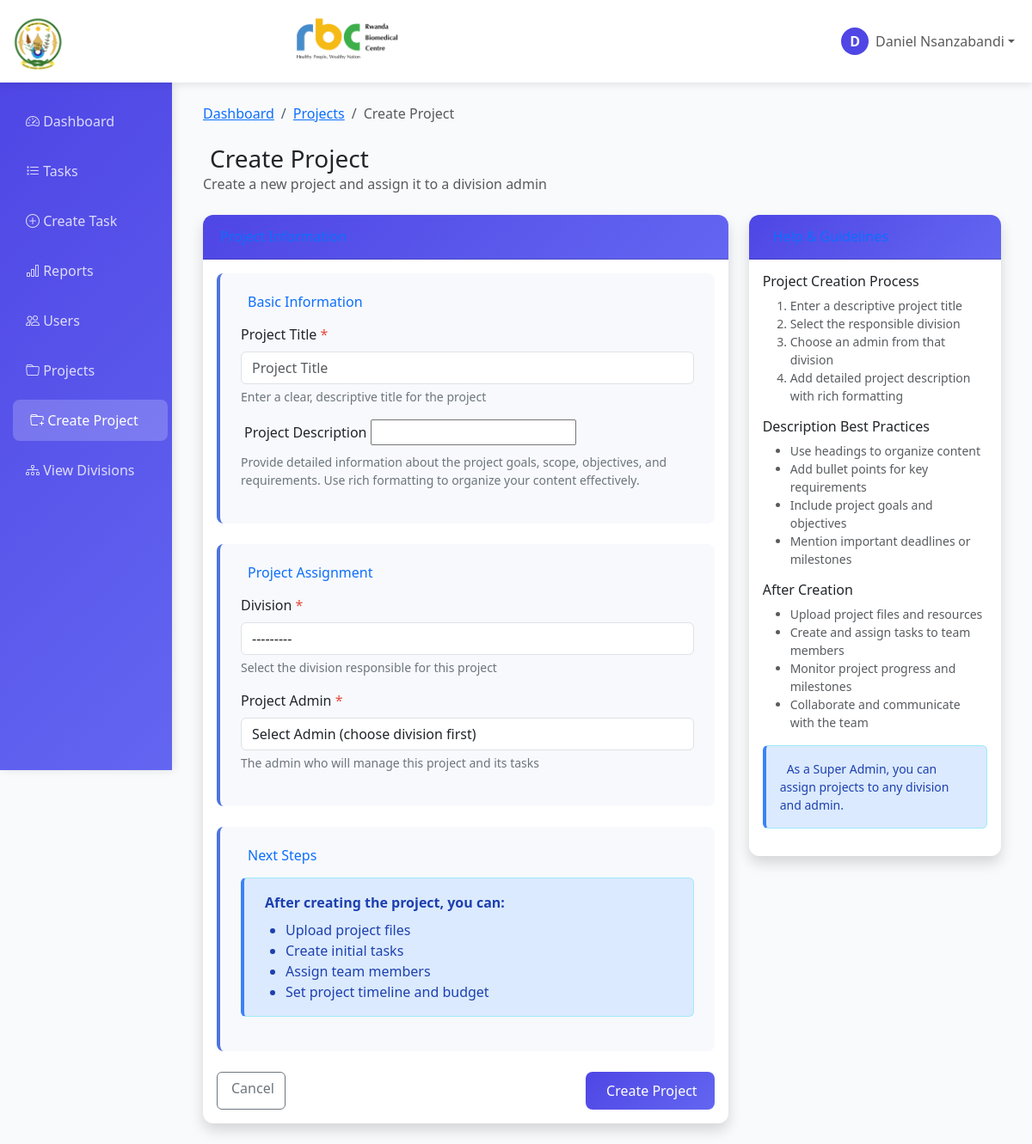
Screenshot of /projects/create/ (signed in) with the database file from the repository.
### tasks/models.py (models this page shows, shortened)
class User(AbstractUser):
    ROLE_CHOICES = [
        ('user', 'User'),
        ('admin', 'Admin'),
        ('super_admin', 'Super Admin'),
    ]
    division = models.ForeignKey(Division, on_delete=models.SET_NULL, null=True, blank=True)
    role = models.CharField(max_length=20, choices=ROLE_CHOICES, default='user')
    phone = models.CharField(max_length=20, blank=True)
    profile_picture = models.ImageField(
        upload_to='profiles/',
        blank=True,
        null=True,
        validators=[FileExtensionValidator(allowed_extensions=['jpg', 'jpeg', 'png'])]
    )
    employee_id = models.CharField(max_length=20, unique=True, null=True, blank=True)
    job_title = models.CharField(max_length=100, blank=True)
    date_joined = models.DateTimeField(auto_now_add=True)
    last_login_ip = models.GenericIPAddressField(null=True, blank=True)
    is_active = models.BooleanField(default=False)  # Requires admin approval
    created_at = models.DateTimeField(auto_now_add=True)
    updated_at = models.DateTimeField(auto_now=True)
    def __str__(self):
        return f"{self.username} ({self.get_full_name()})"
    def is_admin(self):
        return self.role in ['admin', 'super_admin']
    def is_super_admin(self):
        return self.role == 'super_admin'
    class Meta:
        ordering = ['username']
        indexes = [
            models.Index(fields=['role', 'is_active']),
            models.Index(fields=['division', 'role']),
        ]

### tasks/views.py (the view)
# urls.py: path('projects/create/', views.project_create, name='project_create'),
@login_required
def project_create(request):
    if not request.user.is_super_admin():
        messages.error(request, "You do not have permission to create projects.")
        return redirect("project_list")
    if request.method == "POST":
        try:
            form = ProjectForm(request.POST, user=request.user)
            if form.is_valid():
                project = form.save(commit=False)
                project.created_by = request.user
                project.save()
                messages.success(request, f"Project '{project.title}' created successfully!")
                return redirect("project_detail", project_id=project.id)
            else:
                for field_name, field_errors in form.errors.items():
                    for error in field_errors:
                        if field_name == '__all__':
                            messages.error(request, f"Form error: {error}")
                        else:
                            field_label = form.fields.get(field_name, {}).label or field_name
                            messages.error(request, f"{field_label}: {error}")
        except Exception as e:
            messages.error(request, f"Error creating project: {str(e)}")
    else:
        form = ProjectForm(user=request.user)
    return render(request, "tasks/project_form.html", {
        "form": form,
        "title": "Create Project"
    })

### tasks/models.py (called while the page is built)
    def __str__(self):
        if self.code and self.code.strip():
            return f"{self.name} ({self.code})"
        return self.name

### templates/tasks/project_form.html (shortened to what this page needs)
{% extends 'base.html' %}
{% load static %}
{% block content %}
<div class="container-fluid">
    <nav aria-label="breadcrumb" class="mb-4">
        <ol class="breadcrumb">
            <li class="breadcrumb-item">
                <a href="{% url 'dashboard' %}">Dashboard</a>
            </li>
            <li class="breadcrumb-item">
                <a href="{% url 'project_list' %}">Projects</a>
            </li>
            <li class="breadcrumb-item active">{{ title|default:"Create Project" }}</li>
        </ol>
    </nav>
    <div class="row mb-4">
        <div class="col-12">
            <h2 class="h3 mb-0 text-gray-800">
                {{ title|default:"Create Project" }}
            </h2>
            <p class="text-muted mb-0">
                {% if project %}
                    Update project details and assignment
                {% else %}
                    Create a new project and assign it to a division admin
                {% endif %}
            </p>
        </div>
    </div>
    <div class="row">
        <div class="col-lg-8">
            <div class="card shadow">
                <div class="card-header py-3">
                    <h6 class="m-0 font-weight-bold text-primary">Project Information</h6>
                </div>
                <div class="card-body">
                    <form method="post" id="project-form">
                        <div class="form-section">
                            <h6 class="text-primary mb-3">
                                Basic Information
                            </h6>
                            <div class="mb-3">
                                <label for="{{ form.title.id_for_label }}" class="form-label">
                                    Project Title <span class="required-field">*</span>
                                </label>
                                {{ form.title }}
                                <div class="field-help">
                                    Enter a clear, descriptive title for the project
                                </div>
                            </div>
                            <div class="mb-3">
                                <label for="{{ form.description.id_for_label }}" class="form-label">
                                     Project Description
                                </label>
                                {{ form.description }}
                                <div class="field-help">
                                    Provide detailed information about the project goals, scope, objectives, and requirements. Use rich formatting to organize your content effectively.
                                </div>
                            </div>
                        </div>
                        <div class="form-section">
                            <h6 class="text-primary mb-3">
                                Project Assignment
                            </h6>
                            <div class="mb-3">
                                <label for="{{ form.division.id_for_label }}" class="form-label">
                                    Division <span class="required-field">*</span>
                                </label>
                                {{ form.division }}
                                <div class="field-help">
                                    Select the division responsible for this project
                                </div>
                            </div>
                            <div class="mb-3">
                                <label for="{{ form.assigned_to_admin.id_for_label }}" class="form-label">
                                    Project Admin <span class="required-field">*</span>
                                </label>
                                {{ form.assigned_to_admin }}
                                <div class="field-help">
                                    The admin who will manage this project and its tasks
                                </div>
                            </div>
                        </div>
                        {% if not project %}
                        <div class="form-section">
                            <h6 class="text-primary mb-3">
                                Next Steps
                            </h6>
                            <div class="alert alert-info">
                                <strong>After creating the project, you can:</strong>
                                <ul class="mb-0 mt-2">
                                    <li>Upload project files</li>
                                    <li>Create initial tasks</li>
                                    <li>Assign team members</li>
                                    <li>Set project timeline and budget</li>
                                </ul>
                            </div>
                        </div>
                        {% endif %}
                        <div class="d-flex justify-content-between">
                            <a href="{% url 'project_list' %}" class="btn btn-outline-secondary">
                                Cancel
                            </a>
                            <button type="submit" class="btn btn-primary">
                                {% if project %}Update Project{% else %}Create Project{% endif %}
                            </button>
                        </div>
                    </form>
                </div>
            </div>
        </div>
        <div class="col-lg-4">
            <div class="card shadow">
                <div class="card-header py-3">
                    <h6 class="m-0 font-weight-bold text-primary">
                    </h6>
                </div>
                <div class="card-body">
                    <div class="mb-3">
                        <h6 class="text-dark">Project Creation Process</h6>
                        <ol class="small text-muted">
                            <li>Enter a descriptive project title</li>
                            <li>Select the responsible division</li>
                            <li>Choose an admin from that division</li>
                            <li>Add detailed project description with rich formatting</li>
                        </ol>
                    </div>
                    <div class="mb-3">
                        <h6 class="text-dark">Description Best Practices</h6>
                        <ul class="small text-muted">
                            <li>Use headings to organize content</li>
                            <li>Add bullet points for key requirements</li>
                            <li>Include project goals and objectives</li>
                            <li>Mention important deadlines or milestones</li>
                        </ul>
                    </div>
                    <div class="mb-3">
                        <h6 class="text-dark">After Creation</h6>
                        <ul class="small text-muted">
                            <li>Upload project files and resources</li>
                            <li>Create and assign tasks to team members</li>
                            <li>Monitor project progress and milestones</li>
                            <li>Collaborate and communicate with the team</li>
                        </ul>
                    </div>
                    {% if user.is_super_admin %}
                    <div class="alert alert-info small">
                        As a Super Admin, you can assign projects to any division and admin.
                    </div>
                    {% endif %}
                </div>
            </div>
        </div>
    </div>
</div>
{% endblock %}

### templates/base.html (shortened to what this page needs)
{% load static %}
<!DOCTYPE html>
<html lang="en">
<head>
    <link href="https://cdn.jsdelivr.net/npm/bootstrap@5.3.0/dist/css/bootstrap.min.css" rel="stylesheet">
    <link href="https://cdn.jsdelivr.net/npm/bootstrap-icons@1.10.0/font/bootstrap-icons.css" rel="stylesheet">
</head>
<body>
<nav class="navbar navbar-expand-lg navbar-light bg-white">
    {% if user.is_authenticated %}
    <div class="container-fluid">
        <a class="navbar-brand d-flex align-items-center" href="{% url 'dashboard' %}">
            <img src="{% static 'images/government_logo.png' %}" alt="Logo" style="height: 70px; margin-right: 20px;">
        </a>
        <div class="navbar-nav ms-auto">
            <div class="nav-item dropdown">
                <a class="nav-link dropdown-toggle d-flex align-items-center" href="#" id="navbarDropdown" role="button" data-bs-toggle="dropdown">
                    <div class="user-avatar me-2">{{ user.first_name.0|default:user.username.0|upper }}</div>
                    {{ user.first_name }} {{ user.last_name }}
                </a>
            </div>
        </div>
    </div>
    {% endif %}
</nav>
<div class="container-fluid">
    <div class="row">
        {% if user.is_authenticated %}
        <div class="col-md-2 p-0">
            <nav class="sidebar bg-primary vh-100">
                <div class="sidebar-sticky pt-3">
                    <ul class="nav flex-column">
                        <li class="nav-item"><a class="nav-link {% if request.resolver_match.url_name == 'dashboard' %}active{% endif %}" href="{% url 'dashboard' %}"><i class="bi bi-speedometer2"></i> Dashboard</a></li>
                        <li class="nav-item"><a class="nav-link {% if request.resolver_match.url_name == 'task_list' %}active{% endif %}" href="{% url 'task_list' %}"><i class="bi bi-list-task"></i> Tasks</a></li>
                        <li class="nav-item"><a class="nav-link {% if request.resolver_match.url_name == 'task_create' %}active{% endif %}" href="{% url 'task_create' %}"><i class="bi bi-plus-circle"></i> Create Task</a></li>
                        <li class="nav-item"><a class="nav-link {% if request.resolver_match.url_name == 'reports' %}active{% endif %}" href="{% url 'reports' %}"><i class="bi bi-bar-chart"></i> Reports</a></li>
                        {% if user.is_admin %}
                        <li class="nav-item"><a class="nav-link {% if request.resolver_match.url_name == 'user_management' %}active{% endif %}" href="{% url 'user_management' %}"><i class="bi bi-people"></i> Users</a></li>
                        {% endif %}
                        {% if user.is_super_admin %}
                        <li class="nav-item"><a class="nav-link {% if request.resolver_match.url_name == 'project_list' %}active{% endif %}" href="{% url 'project_list' %}"><i class="bi bi-folder"></i> Projects</a></li>
                        <li class="nav-item"><a class="nav-link {% if request.resolver_match.url_name == 'project_create' %}active{% endif %}" href="{% url 'project_create' %}"><i class="bi bi-folder-plus"></i> Create Project</a></li>
                        <li class="nav-item"><a class="nav-link {% if request.resolver_match.url_name == 'division_list' %}active{% endif %}" href="{% url 'division_list' %}"><i class="bi bi-diagram-3"></i> View Divisions</a></li>
                        {% endif %}
                    </ul>
                </div>
            </nav>
        </div>
        <div class="col-md-10 ms-sm-auto px-md-4">
        {% else %}
        <div class="col-12">
        {% endif %}
        <main class="py-4">
            {% block content %}{% endblock %}
        </main>
        </div>
    </div>
</div>
</body>
</html>

### templates/tasks/project_form.html (style rules this page uses)
.form-section { background: #f8f9fc; border-radius: 8px; padding: 1.5rem; margin-bottom: 1.5rem; border-left: 4px solid #4e73df; }
.required-field { color: #e74a3b; }
.field-help { font-size: 0.875rem; color: #6c757d; margin-top: 0.25rem; }

### templates/base.html (style rules this page uses)
:root { --primary-color: #4f46e5; --secondary-color: #6366f1; --success-color: #10b981; --warning-color: #f59e0b; --danger-color: #ef4444; --dark-color: #1f2937; --light-color: #f8fafc; }
body { background-color: var(--light-color); font-family: 'Segoe UI', Tahoma, Geneva, Verdana, sans-serif; }
.navbar-brand { font-weight: 700; color: var(--primary-color) !important; }
.sidebar { min-height: calc(100vh - 56px); background: linear-gradient(135deg, var(--primary-color), var(--secondary-color)); box-shadow: 2px 0 10px rgba(0,0,0,0.1); }
.sidebar .nav-link { color: rgba(255,255,255,0.8); padding: 12px 20px; margin: 5px 10px; border-radius: 8px; transition: all 0.3s ease; }
.sidebar .nav-link:hover, .sidebar .nav-link.active { color: white; background-color: rgba(255,255,255,0.2); transform: translateX(5px); }
.card { border: none; border-radius: 12px; box-shadow: 0 4px 6px rgba(0,0,0,0.05); transition: all 0.3s ease; }
.card-header { background: linear-gradient(135deg, var(--primary-color), var(--secondary-color)); color: white; border-radius: 12px 12px 0 0 !important; padding: 15px 20px; }
.btn-primary { background: linear-gradient(135deg, var(--primary-color), var(--secondary-color)); border: none; border-radius: 8px; padding: 10px 20px; transition: all 0.3s ease; }
.navbar { box-shadow: 0 2px 10px rgba(0,0,0,0.1); }
.user-avatar { background: var(--primary-color); color: white; width: 32px; height: 32px; border-radius: 50%; display: flex; align-items: center; justify-content: center; font-weight: bold; }
.alert-info { background-color: #dbeafe; color: #1e40af; border-left: 4px solid #3b82f6; }

### rows the page displays
User: first_name.0 "D", first_name "Daniel", last_name "Nsanzabandi"

### other values shown
{{ title|default:"Create Project" }} "Create Project"
